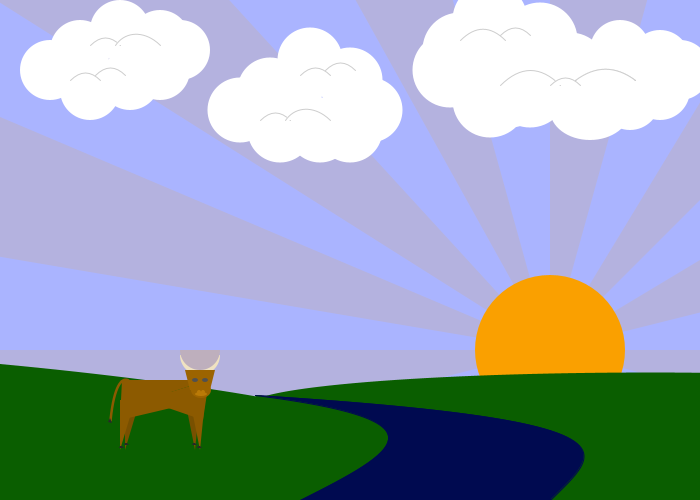
Frame 1 (no input)
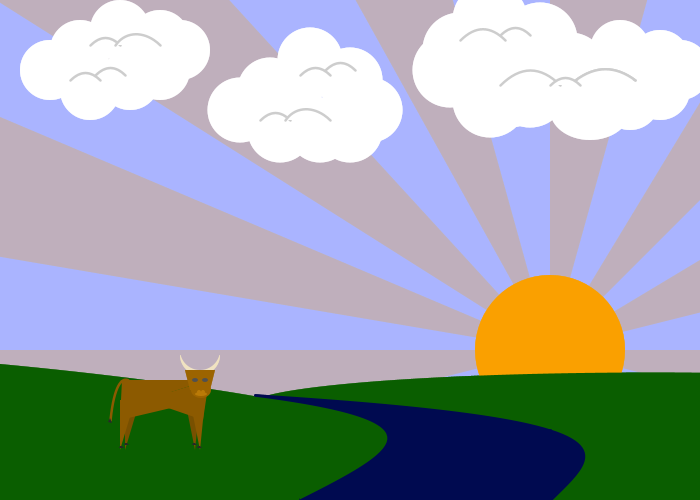
Frame 60 (the mouse pressed at the canvas centre just before this capture)
Frame 120 (the mouse held since frame 60 and released just before this capture): identical to frame 60, image omitted

The Processing sketch that drew these frames (run headless with seeded random() and noise(); from frame 60 on, the mouse is pressed at the canvas centre):

// Processing sketch: monsonComplexShape
// ── monsonComplexShape.pde
void setup() {
  size(700,500);
  background(170,180,255);
  println("canvas created");
}

void draw() {
//  class exercise
//  stroke(255,0,0);
//  fill(0,255,0);
//  ellipse(200,100,50,60);
//  stroke(255,0,255);
//  line(0,0,width,height);
//  rectMode(CENTER);
//  fill(30,40,156);
//  rect(width/2,height/2,40,100);
//  point(50,400);
//  fill(200,0,0,50);
//  noFill();
//  ellipse(width/2,height/2,width,height);

//Rays
noStroke();
fill(250,160,0,50);
triangle(550, 350, -40, 350, -40, 500);
triangle(550, 350, -40, 100, -40, 250);
triangle(550, 350, -20, -10, 220, -10);
triangle(550, 350, 350, -10, 450, -10);
triangle(550, 350, 550, -10, 650, -10);
triangle(550, 350, 750, 20, 750, 150);
triangle(550, 350, 750, 230, 750, 300);
triangle(550, 350, 750, 350, 750, 400);

noFill();

//sky redraw
fill(170,180,255,90);
noStroke();
rect(0,0,width,600);

//ground
fill(10,94,0);
noStroke();
rect(0,400,width,300);

//Cloud 1
fill(255);
noStroke();
ellipse(50,70,60,60);
ellipse(80,50,60,60);
ellipse(90,90,60,60);
ellipse(120,30,60,60);
ellipse(130,80,60,60);
ellipse(160,40,60,60);
ellipse(160,70,60,60);
ellipse(180,50,60,60);

//Cloud curves 1
stroke(205,205,205);
bezier(50+20, 70+10, 60+20, 60+10, 70+20, 60+10, 80+20, 70+10);
bezier(75+20, 65+10, 85+20, 55+10, 95+20, 55+10, 105+20, 65+10);
bezier(90, 45, 100, 35, 110, 35, 120, 45);
bezier(115, 45, 125, 30, 145, 30, 160, 45);
noStroke();

//Cloud 2
ellipse(50+190,70+40,65,65);
ellipse(80+190,50+40,65,65);
ellipse(80+210,50+40,65,65);
ellipse(90+190,90+40,65,65);
ellipse(120+190,30+30,65,65);
ellipse(130+190,80+50,65,65);
ellipse(160+190,40+40,65,65);
ellipse(160+190,70+60,65,65);
ellipse(180+190,50+60,65,65);

//Cloud curves 2
stroke(205,205,205);
bezier(50+250, 70+5, 60+250, 60+5, 70+250, 60+5, 80+250, 70+5);
bezier(75+250, 65+5, 85+250, 55+5, 95+250, 55+5, 105+250, 65+5);
bezier(90+170, 45+75, 100+170, 35+75, 110+170, 35+75, 120+170, 45+75);
bezier(115+170, 45+75, 125+170, 30+75, 145+170, 30+75, 160+170, 45+75);
noStroke();

//Build cloud 3
ellipse(50+400,50+20,75,75);
ellipse(80+380,30+20,75,75);
ellipse(80+390,30+20,75,75);
ellipse(90+400,70+30,75,75);
ellipse(120+370,10+10,75,75);
ellipse(130+380,60+30,75,75);
ellipse(160+380,20+20,75,75);
ellipse(160+370,50+40,75,75);
ellipse(180+390,30+40,75,75);
ellipse(50+500,70+20,60,60);
ellipse(80+500,50+20,60,60);
ellipse(90+500,90+20,60+20,60);
ellipse(120+500,30+20,60,60);
ellipse(130+500,80+20,60,60);
ellipse(160+500,40+20,60,60);
ellipse(160+500,70+20,60,60);
ellipse(180+500,50+20,60,60);

//Cloud curves 3
stroke(205,205,205);
bezier(460, 40, 475, 25, 490, 25, 505, 40);
bezier(500, 35, 510, 25, 520, 25, 530, 35);
bezier(500, 85, 520, 65, 540, 65, 560, 85);
bezier(550, 85, 560, 75, 570, 75, 580, 85);
bezier(575, 80, 595, 65, 615, 65, 635, 80);
bezier(575, 80, 595, 65, 615, 65, 635, 80);
noStroke();

//Sun
fill(250,160,0);
ellipse(550,350,150,150);
noFill();

//Hills
noStroke();
fill(10,94,0);
rotate(radians(5));
ellipse(0,395,800,65); 
rotate(radians(-5));
ellipse(650,405,800,65); 

//River
stroke(0,10,80);
fill(0,10,80);
bezier(255,395,650,420,600,450,550,500);
rect(300,430,250,100);
fill(10,94,0);
bezier(255,395,450,420,400,450,300,500);
noFill();

//Cow
noStroke();
//right rear leg
fill(120,80,0);
triangle(185, 400, 195, 450, 200, 400);
//left rear leg
triangle(125, 450, 125, 400, 140, 400);
//right front leg
fill(140,90,0);
triangle(190, 400, 200, 450, 205, 400);
//left front leg
triangle(120, 450, 120, 400, 135, 400);
//left body
fill(140,90,0);
triangle(120, 420, 122, 380, 205, 400);
//right body
triangle(203, 420, 209, 380, 145, 400);
triangle(120, 380, 165, 394, 209, 380);
//head
fill(240,226,193);
arc(200, 355, 40, 40, 0, HALF_PI+HALF_PI, OPEN);
fill(190,175,189);
arc(200, 350, 40, 40, 0, HALF_PI+HALF_PI, OPEN);
fill(156,100,0);
quad(185, 370, 215, 370, 210, 390, 190, 390);
ellipse(201,390,20,16);
fill(186,122,7);
ellipse(201,394,12,4);
ellipse(199,392,4,4);
ellipse(203,392,4,4);
//eyes
fill(80,80,80);
ellipse(195,380,6,4);
ellipse(205,380,6,4);
//tail
noFill();
stroke(140,90,0);
strokeWeight(2.5);
bezier(110, 420, 115, 370, 128, 380, 128, 380);
noStroke();
//tail tip
fill(40,40,40);
triangle(108,422,112,423,110,418);
//hooves
quad(198,446,200,446,202,448, 197,448);
quad(193,443,195,443,197,445, 192,445);
quad(120,446,122,446,124,448, 119,448);
quad(125,443,127,443,129,445, 124,445);
}
